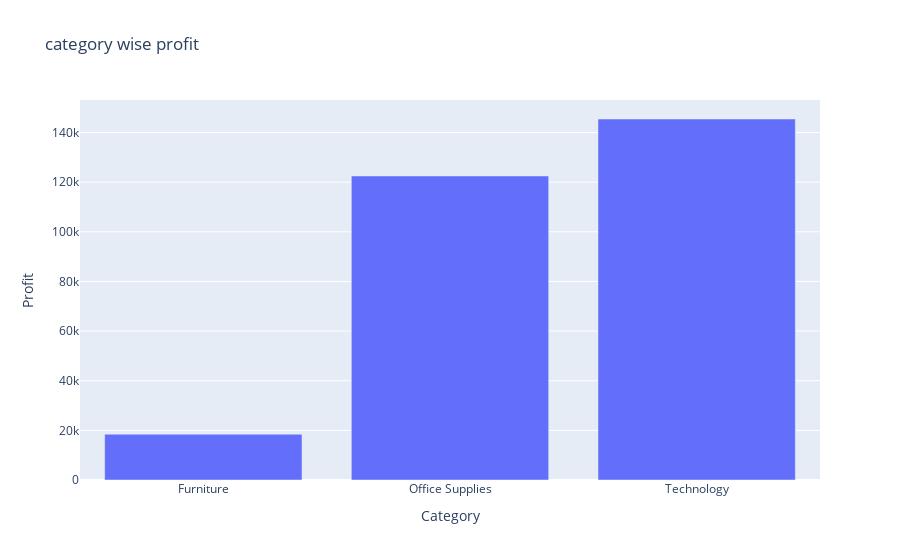

Notebook code cell kept with this figure:
### Markdown cell above
# Profit analysis by category

### Code cell
profit_by_category=df.groupby('Category')['Profit'].sum().reset_index()
fig=px.bar(profit_by_category,
           x='Category',
           y='Profit',
           title='category wise profit')
fig.show()

### Figure 1 — Plotly figure (JSON) as saved in the notebook; plotly's stock layout.template omitted (floating-point values rounded to 4 significant figures)
{"data": [{"hovertemplate": "Category=%{x}<br>Profit=%{y}<extra></extra>", "legendgroup": "", "marker": {"color": "#636efa", "pattern": {"shape": ""}}, "name": "", "orientation": "v", "showlegend": false, "textposition": "auto", "type": "bar", "x": ["Furniture", "Office Supplies", "Technology"], "xaxis": "x", "y": [18450.0, 122500.0, 145500.0], "yaxis": "y"}], "layout": {"barmode": "relative", "legend": {"tracegroupgap": 0}, "title": {"text": "category wise profit"}, "xaxis": {"anchor": "y", "domain": [0, 1], "title": {"text": "Category"}}, "yaxis": {"anchor": "x", "domain": [0, 1], "title": {"text": "Profit"}}}}
